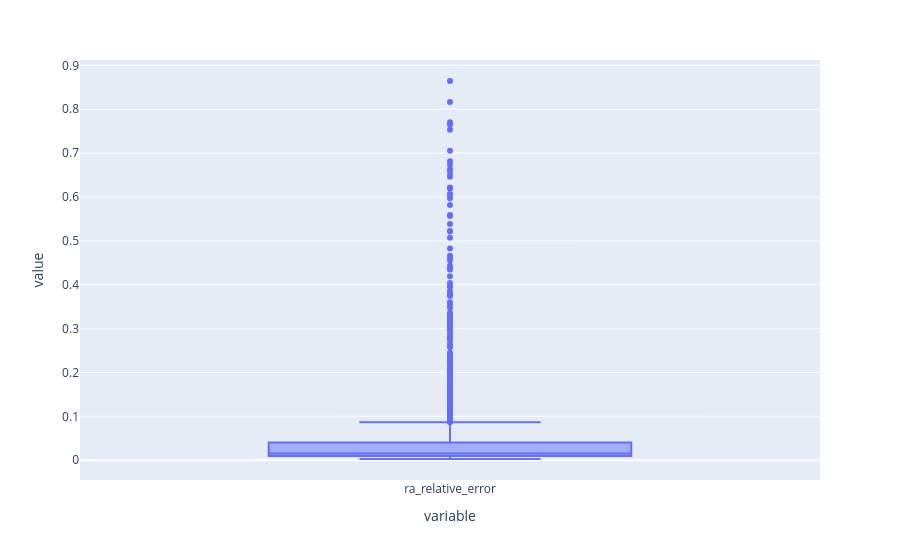

Notebook cell for this chart:
### Code cell
px.box(df['ra_relative_error'])

### Figure 1 — Plotly figure (JSON) as saved in the notebook; plotly's stock layout.template omitted (floating-point values rounded to 4 significant figures; data arrays with more than 128 entries replaced by an {"elided": "..."} marker saying what was removed)
{"data": [{"alignmentgroup": "True", "hovertemplate": "variable=%{x}<br>value=%{y}<extra></extra>", "legendgroup": "", "marker": {"color": "#636efa"}, "name": "", "notched": false, "offsetgroup": "", "orientation": "v", "showlegend": false, "type": "box", "x": {"elided": "2203 str values"}, "x0": " ", "xaxis": "x", "y": {"elided": "2203 float values"}, "y0": " ", "yaxis": "y"}], "layout": {"autosize": true, "boxmode": "group", "legend": {"tracegroupgap": 0}, "margin": {"t": 60}, "xaxis": {"anchor": "y", "autorange": true, "domain": [0, 1], "range": [-0.5, 0.5], "title": {"text": "variable"}, "type": "category"}, "yaxis": {"anchor": "x", "autorange": true, "domain": [0, 1], "range": [-0.0452, 0.9123], "title": {"text": "value"}, "type": "linear"}}}
